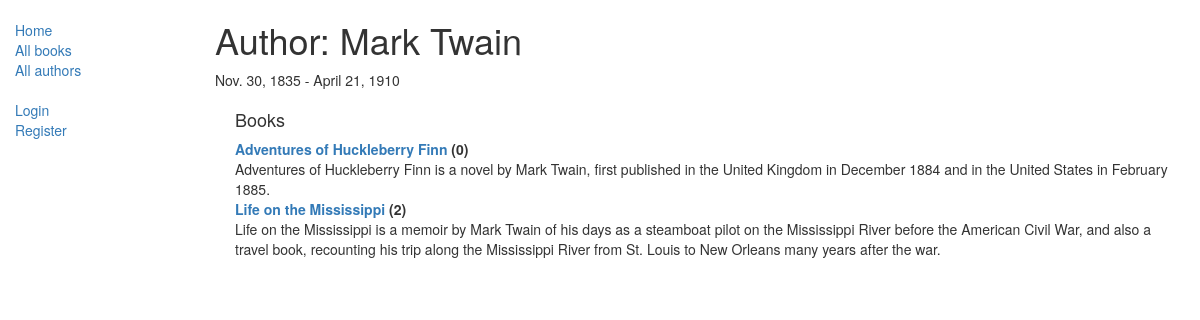
The app's page /catalog/author/3/ with its own data.
### catalog/models.py (models this page shows, shortened)
class Author(models.Model):
    first_name = models.CharField(max_length=100)
    last_name = models.CharField(max_length=100)
    date_of_birth = models.DateField(null=True, blank=True)
    date_of_death = models.DateField('died', null=True, blank=True)
    class Meta:
        ordering = ['first_name', 'last_name']
    def __str__(self):
        return f'{self.first_name} {self.last_name}'

class Book(models.Model):
    title = models.CharField(max_length=200)
    author = models.ForeignKey('Author', on_delete=models.CASCADE, null=True)
    summary = models.TextField(max_length=1000, help_text="Enter a brief description of the book")
    isbn = models.CharField('ISBN', max_length=13,
                            help_text='13 Character <a href="https://www.isbn-international.org/content/what-isbn'
                                      '">ISBN number</a>')
    genre = models.ManyToManyField(Genre, help_text="Select a genre for this book")
    language = models.ForeignKey('Language', on_delete=models.CASCADE, null=True)
    def __str__(self):
        return self.title

### catalog/views.py (the view)
# urls.py: path('author/<int:pk>/', views.AuthorDetailView.as_view(), name='author-detail'),
class AuthorDetailView(generic.DetailView):
    model = Author

### catalog/templates/catalog/author_detail.html (shortened to what this page needs)
{% extends "base_generic.html" %}
{% block content %}
<h1>Author: {{ author }} </h1>
<p>{{author.date_of_birth}} - {% if author.date_of_death %}{{author.date_of_death}}{% endif %}</p>
<div style="margin-left:20px;margin-top:20px">
<h4>Books</h4>
<dl>
{% for book in author.book_set.all %}
  <dt><a href="{% url 'book-detail' book.pk %}">{{book}}</a> ({{book.bookinstance_set.all.count}})</dt>
  <dd>{{book.summary}}</dd>
{% endfor %}
</dl>
</div>
{% endblock %}

### records on screen
Author: first_name+last_name "Mark Twain", date_of_birth "Nov. 30, 1835", date_of_death "April 21, 1910"
Book: title "Adventures of Huckleberry Finn", bookinstance_set.all.count "0", summary "Adventures of Huckleberry Finn is a novel by Mark Twain, first published in the United Kingdom in December 1884 and in the United States in February 1885."
Book: title "Life on the Mississippi", bookinstance_set.all.count "2", summary "Life on the Mississippi is a memoir by Mark Twain of his days as a steamboat pilot on the Mississippi River before the American Civil War, and also a travel book, recounting his trip along the Mississippi River from St. Louis to New Orleans many years after the war."
